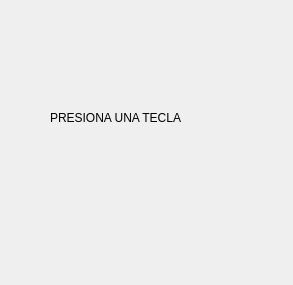
<?xml version="1.0" encoding="UTF-8"?>
<ui version="4.0">
 <class>MainWindow</class>
 <widget class="QMainWindow" name="MainWindow">
  <property name="geometry">
   <rect>
    <x>0</x>
    <y>0</y>
    <width>293</width>
    <height>285</height>
   </rect>
  </property>
  <property name="windowTitle">
   <string>MainWindow</string>
  </property>
  <widget class="QWidget" name="centralwidget">
   <widget class="QLabel" name="label">
    <property name="geometry">
     <rect>
      <x>50</x>
      <y>110</y>
      <width>191</width>
      <height>16</height>
     </rect>
    </property>
    <property name="text">
     <string>PRESIONA UNA TECLA</string>
    </property>
   </widget>
  </widget>
 </widget>
 <resources/>
 <connections/>
</ui>
